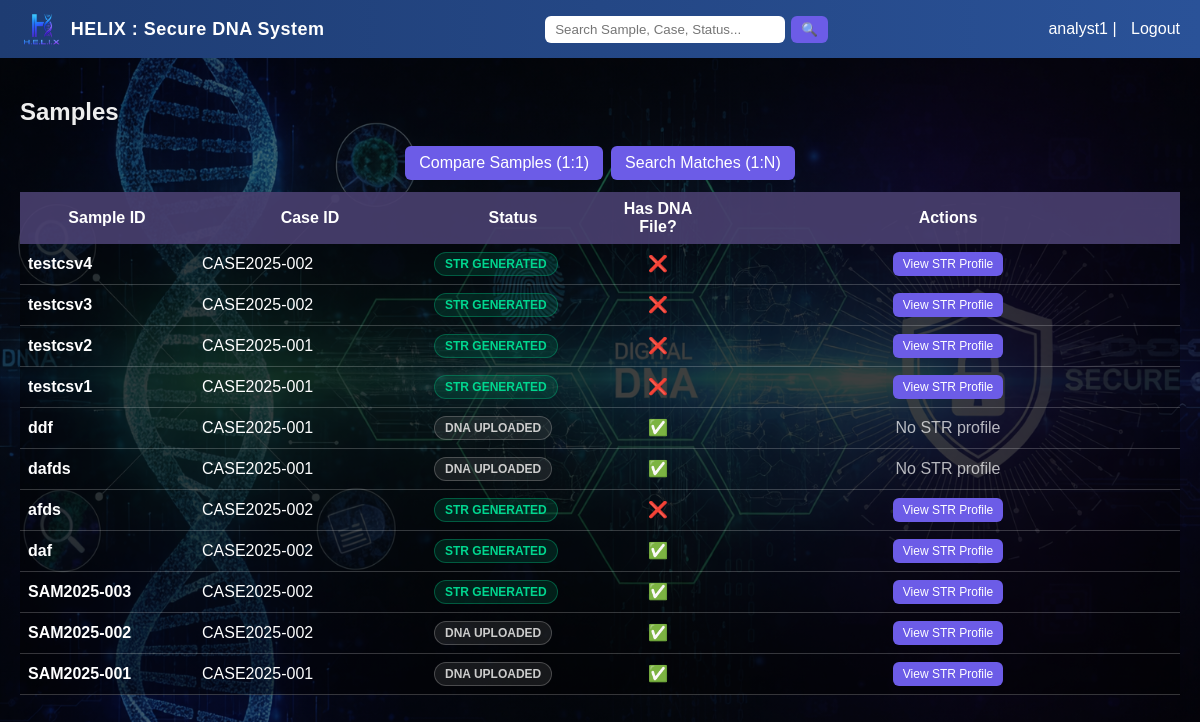
The page /samples/ (signed in) on the database its author committed.
### cases/models.py (models this page shows, shortened)
class Sample(models.Model):
    SAMPLE_STATUS_CHOICES = [
        ('UPLOADED', 'Uploaded'),
        ('STR_PENDING', 'STR Pending'),
        ('STR_GENERATED', 'STR Generated'),
        ('MATCHED', 'Matched'),
    ]
    sample_id = models.CharField(max_length=50, unique=True)
    case = models.ForeignKey(Case, on_delete=models.CASCADE, related_name='samples')
    fingerprint_id = models.CharField(max_length=100, blank=True, null=True)
    raw_storage_key = models.CharField(max_length=255, blank=True, null=True)
    checksum = models.CharField(max_length=128, blank=True, null=True)
    status = models.CharField(
        max_length=20,
        choices=SAMPLE_STATUS_CHOICES,
        default='UPLOADED',
    )
    collected_at = models.DateTimeField(blank=True, null=True)
    uploaded_at = models.DateTimeField(auto_now_add=True)
    notes = models.TextField(blank=True)

class Case(models.Model):
    case_id = models.CharField(max_length=50, unique=True)
    title = models.CharField(max_length=200)
    description = models.TextField(blank=True)
    created_at = models.DateTimeField(auto_now_add=True)
    status = models.CharField(
        max_length=20,
        choices=[
            ('OPEN', 'Open'),
            ('IN_PROGRESS', 'In Progress'),
            ('CLOSED', 'Closed'),
        ],
        default='OPEN',
    )

### cases/views.py (the view)
# urls.py: path("samples/", views.sample_list, name="sample_list"),
@login_required
@user_passes_test(is_lab_user)
def sample_list(request):
    samples = Sample.objects.select_related('case').all().order_by('-uploaded_at')
    is_admin = request.user.is_superuser or request.user.is_staff
    is_analyst = request.user.groups.filter(name="Analyst").exists()
    is_technician = request.user.groups.filter(name="Technician").exists()
    return render(request, "cases/sample_list.html", {
        "samples": samples,
        "is_admin": is_admin,
        "is_analyst": is_analyst,
        "is_technician": is_technician,
    })

### cases/views.py (called while the page is built)
def is_lab_user(user):
    return (
        user.is_superuser
        or user.is_staff
        or user.groups.filter(name__in=["Technician", "Analyst"]).exists()
    )

### templates/cases/sample_list.html (shortened to what this page needs)
{% extends "base.html" %}
{% block content %}
<h2>Samples</h2>
<div class="action-buttons" style="margin-bottom:12px;">
    {% if is_analyst or is_admin %}
        <a class="btn" href="{% url 'compare_samples' %}">Compare Samples (1:1)</a>
        <a class="btn" href="{% url 'search_matches' %}">Search Matches (1:N)</a>
    {% endif %}
</div>
<table class="table">
    <thead>
        <tr>
            <th>Sample ID</th>
            <th>Case ID</th>
            <th>Status</th>
            <th style="text-align:center;">Has DNA File?</th>
            <th>Actions</th>
        </tr>
    </thead>
    <tbody>
        {% for sample in samples %}
        <tr>
            <td><b>{{ sample.sample_id }}</b></td>
            <td>{{ sample.case.case_id }}</td>
            <td>
                {% if sample.status == "UPLOADED" %}
                    <span class="badge badge-gray">DNA UPLOADED</span>
                {% elif sample.status == "STR_PENDING" %}
                    <span class="badge badge-orange">STR PENDING</span>
                {% elif sample.status == "STR_GENERATED" %}
                    <span class="badge badge-green">STR GENERATED</span>
                {% elif sample.status == "MATCHED" %}
                    <span class="badge badge-blue">MATCHED</span>
                {% else %}
                    {{ sample.get_status_display }}
                {% endif %}
            </td>
            <td style="text-align:center;">
                {% if sample.raw_storage_key %}✅{% else %}❌{% endif %}
            </td>
            <td>
                <div class="action-buttons action-col">
                    {% if sample.str_profile %}
                        <a class="btn small-btn" href="{% url 'view_str_profile' sample.id %}">
                            View STR Profile
                        </a>
                    {% else %}
                        {% if is_technician %}
                            <a class="btn small-btn" href="{% url 'upload_str_csv' sample.id %}">
                                Upload STR Profile
                            </a>
                        {% else %}
                            <span style="opacity:0.7;">No STR profile</span>
                        {% endif %}
                    {% endif %}
                </div>
            </td>
        </tr>
        {% empty %}
        <tr>
            <td colspan="5">No samples found.</td>
        </tr>
        {% endfor %}
    </tbody>
</table>
{% endblock %}

### templates/base.html (shortened to what this page needs)
<!DOCTYPE html>
<html>
<head>
    {% load static %}
    <link rel="stylesheet" href="{% static 'css/style.css' %}">
</head>
<body>
    <div class="navbar">
        <div class="nav-left">
            <img src="{% static 'images/Helix_logo_re.png' %}" class="nav-logo" alt="HELIX Logo">
            <span class="brand-text">HELIX : Secure DNA System</span>
        </div>
        {% if user.is_authenticated %}
        <form method="get" action="{% url 'global_search' %}" class="nav-search">
            <input type="text" name="q" placeholder="Search Sample, Case, Status..." required>
            <button type="submit">🔍</button>
        </form>
        {% endif %}
        <div class="nav-right">
            {% if user.is_authenticated %}
                {{ user.username }} |
                <a href="{% url 'logout' %}">Logout</a>
            {% else %}
                <a href="{% url 'login' %}">Login</a>
            {% endif %}
        </div>
    </div>
    {% block full_content %}
    <div class="container">
        {% block content %}{% endblock %}
    </div>
    {% endblock %}
</body>
</html>

### static/css/style.css (style rules this page uses)
html, body { height: 100%; margin: 0; font-family: Arial, sans-serif; background: linear-gradient(rgba(0,0,0,0.55), rgba(0,0,0,0.55)), url("/static/images/site_bg.png") no-repeat center center fixed; background-size: cover; color: #eee; }
.navbar { background: linear-gradient(90deg, #2b5876, #4e4376); color: white; padding: 12px 20px; display: flex; justify-content: space-between; align-items: center; }
.navbar a { color: #ffd; text-decoration: none; margin-left: 10px; }
.container { padding: 20px; }
button, .btn { background: #6c5ce7; color: white; border: none; padding: 8px 14px; border-radius: 6px; cursor: pointer; text-decoration: none; transition: 0.3s ease; }
.action-buttons { display: flex; flex-wrap: wrap; gap: 8px; align-items: center; justify-content: flex-start; }
.table { width: 100%; border-collapse: collapse; background: rgba(0,0,0,0.45); color: #fff; }
.table th { background: rgba(78,67,118,0.85); color: white; padding: 8px; }
.table td { padding: 8px; border-bottom: 1px solid rgba(255,255,255,0.2); }
.table tr { transition: 0.25s; }
.table td, .table th { vertical-align: middle; }
.badge { padding: 4px 8px; border-radius: 4px; color: white; font-size: 12px; }
.table th:nth-child(1), .table td:nth-child(1) { width: 15%; }
.table th:nth-child(2), .table td:nth-child(2) { width: 20%; }
.table th:nth-child(3), .table td:nth-child(3) { width: 15%; }
.table th:nth-child(4), .table td:nth-child(4) { width: 10%; text-align:center; }
.table th:nth-child(5), .table td:nth-child(5) { width: 40%; }
.table th:nth-child(5), .table td:nth-child(5) { text-align: center; }
.action-buttons { display: flex; justify-content: center; align-items: center; gap: 8px; }
.navbar { display: flex; justify-content: space-between; align-items: center; padding: 12px 20px; background: linear-gradient(90deg, #1e3c72, #2a5298); color: white; }
.nav-left { display: flex; align-items: center; gap: 10px; }
.nav-logo { height: 34px; width: auto; }
.brand-text { font-size: 18px; font-weight: 600; letter-spacing: 0.5px; }
.nav-right a { color: white; text-decoration: none; margin-left: 10px; }
.nav-search { display: flex; align-items: center; gap: 6px; }
.nav-search input { padding: 6px 10px; border-radius: 6px; border: none; outline: none; width: 220px; }
.nav-search button { padding: 6px 10px; border-radius: 6px; border: none; cursor: pointer; background: #6c5ce7; color: white; }
.badge { padding: 4px 10px; border-radius: 12px; font-size: 12px; font-weight: 600; }
.badge-green { background: rgba(0, 180, 120, 0.15); color: #00d68f; border: 1px solid rgba(0, 180, 120, 0.4); }
.badge { padding: 4px 10px; border-radius: 12px; font-size: 12px; font-weight: 600; display: inline-block; }
.badge-gray { background: rgba(150,150,150,0.15); color: #ccc; border: 1px solid rgba(150,150,150,0.4); }
.badge-green { background: rgba(0,180,120,0.15); color: #00d68f; border: 1px solid rgba(0,180,120,0.4); }
.action-col { display: flex; flex-wrap: wrap; gap: 6px; }
.small-btn { padding: 5px 10px; font-size: 12px; }

### rows shown on the page
Sample: sample_id "testcsv4", case.case_id "CASE2025-002", status "STR GENERATED", shows "View STR Profile"
Sample: sample_id "testcsv3", case.case_id "CASE2025-002", status "STR GENERATED", shows "View STR Profile"
Sample: sample_id "testcsv2", case.case_id "CASE2025-001", status "STR GENERATED", shows "View STR Profile"
Sample: sample_id "testcsv1", case.case_id "CASE2025-001", status "STR GENERATED", shows "View STR Profile"
Sample: sample_id "ddf", case.case_id "CASE2025-001", status "DNA UPLOADED", shows "No STR profile"
Sample: sample_id "dafds", case.case_id "CASE2025-001", status "DNA UPLOADED", shows "No STR profile"
Sample: sample_id "afds", case.case_id "CASE2025-002", status "STR GENERATED", shows "View STR Profile"
Sample: sample_id "daf", case.case_id "CASE2025-002", status "STR GENERATED", shows "View STR Profile"
Sample: sample_id "SAM2025-003", case.case_id "CASE2025-002", status "STR GENERATED", shows "View STR Profile"
Sample: sample_id "SAM2025-002", case.case_id "CASE2025-002", status "DNA UPLOADED", shows "View STR Profile"
Sample: sample_id "SAM2025-001", case.case_id "CASE2025-001", status "DNA UPLOADED", shows "View STR Profile"

### other values the page prints
{{ user.username }} "analyst1"
